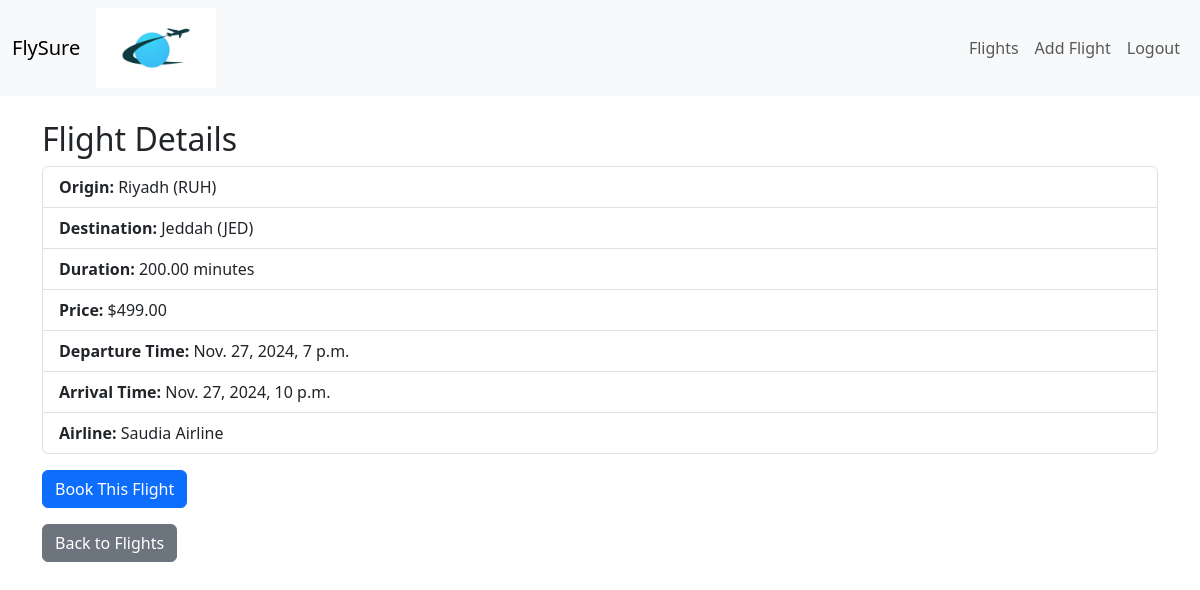
The page /flight/1/ (signed in) on the database its author committed.
### flights/models.py (models this page shows, shortened)
class Flight(models.Model):
    origin = models.ForeignKey(Airport, on_delete=models.CASCADE, related_name="departures")
    destination = models.ForeignKey(Airport, on_delete=models.CASCADE, related_name="arrivals")
    duration = models.DecimalField(max_digits=10, decimal_places=2, default="250") #In minutes
    price = models.DecimalField(max_digits=10, decimal_places=2,null=True)
    departure_time = models.DateTimeField(null=True)
    arrival_time = models.DateTimeField(null=True)
    airline = models.CharField(max_length=64, null=True)

class Airport(models.Model):
    code = models.CharField(max_length = 3)
    city = models.CharField(max_length = 64)
    def __str__(self):
        return f"{self.city} ({self.code})"

### flights/views.py (the view)
# urls.py: path("flight/<int:flight_id>/", views.flight_detail, name="flight_detail"),
@login_required
def flight_detail(request, flight_id):
    flight = get_object_or_404(Flight, id=flight_id)
    passenger, created = Passenger.objects.get_or_create(username=request.user.username)
    already_booked = passenger.flights.filter(id=flight_id).exists()
    if request.method == "POST" and not already_booked:
        passenger.flights.add(flight)
        return redirect("flight_detail", flight_id=flight.id)
    return render(request, "flights/flight_detail.html", {
        "flight": flight,
        "already_booked": already_booked
    })

### flights/templates/flights/flight_detail.html (shortened to what this page needs)
{% extends "flights/base.html" %}
{% block content %}
<h2>Flight Details</h2>
<ul class="list-group">
    <li class="list-group-item"><strong>Origin:</strong> {{ flight.origin }}</li>
    <li class="list-group-item"><strong>Destination:</strong> {{ flight.destination }}</li>
    <li class="list-group-item"><strong>Duration:</strong> {{ flight.duration }} minutes</li>
    <li class="list-group-item"><strong>Price:</strong> ${{ flight.price }}</li>
    <li class="list-group-item"><strong>Departure Time:</strong> {{ flight.departure_time }}</li>
    <li class="list-group-item"><strong>Arrival Time:</strong> {{ flight.arrival_time }}</li>
    <li class="list-group-item"><strong>Airline:</strong> {{ flight.airline }}</li>
</ul>
{% if already_booked %}
    <p class="text-success mt-3">You have already booked this flight.</p>
{% else %}
    <form method="post" class="mt-3">
        <button type="submit" class="btn btn-primary">Book This Flight</button>
    </form>
{% endif %}
<a href="{% url 'flights_list' %}" class="btn btn-secondary mt-3">Back to Flights</a>
{% endblock %}

### rows shown on the page
Flight: origin "Riyadh (RUH)", destination "Jeddah (JED)", duration "200.00", price "499.00", departure_time "Nov. 27, 2024, 7 p.m.", arrival_time "Nov. 27, 2024, 10 p.m.", airline "Saudia Airline"
